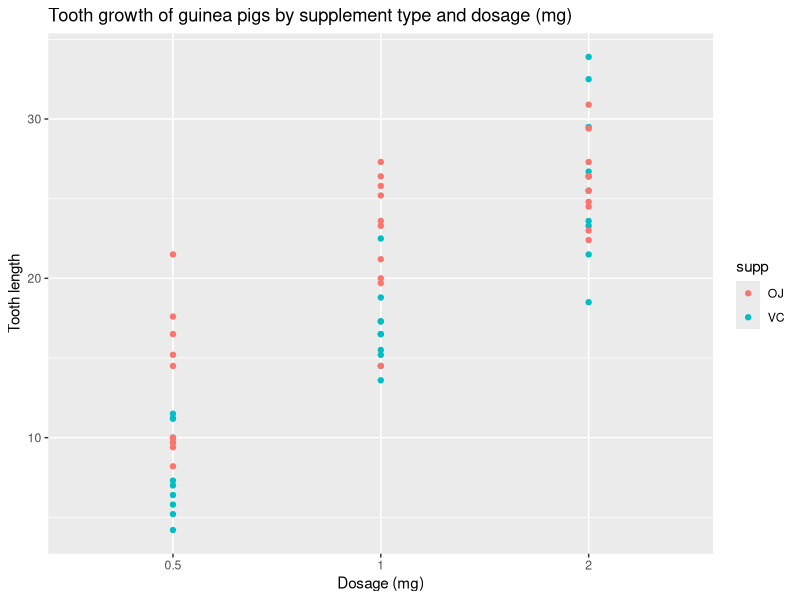

Here is the R script that generated this plot:
## ---- chunk 1
knitr::opts_chunk$set(echo = TRUE)
## ---- chunk 2
library(ggplot2)
library(datasets)
colnames(ToothGrowth)


ToothGrowth$dose <- as.factor(ToothGrowth$dose)
summary(ToothGrowth)

qplot(dose ,len ,data = ToothGrowth, 
      col = supp, 
      main = "Tooth growth of guinea pigs by supplement type and dosage (mg)", 
      xlab = "Dosage (mg)", 
      ylab = "Tooth length")
## ---- chunk 3
VC.length <- ToothGrowth$len[ToothGrowth$supp == "VC"]
OJ.length <- ToothGrowth$len[ToothGrowth$supp == "OJ"]



t.test(OJ.length, VC.length, 
       alternative = "greater", # testing hypothesis if OJ is *greater* than VC
       paired = FALSE, # the data point are not paired with each other
       var.equal = FALSE, # the variances are not equal
       conf.level = 0.95) # a 95% confidence itnerval is taken as the default if nothing else is defined

